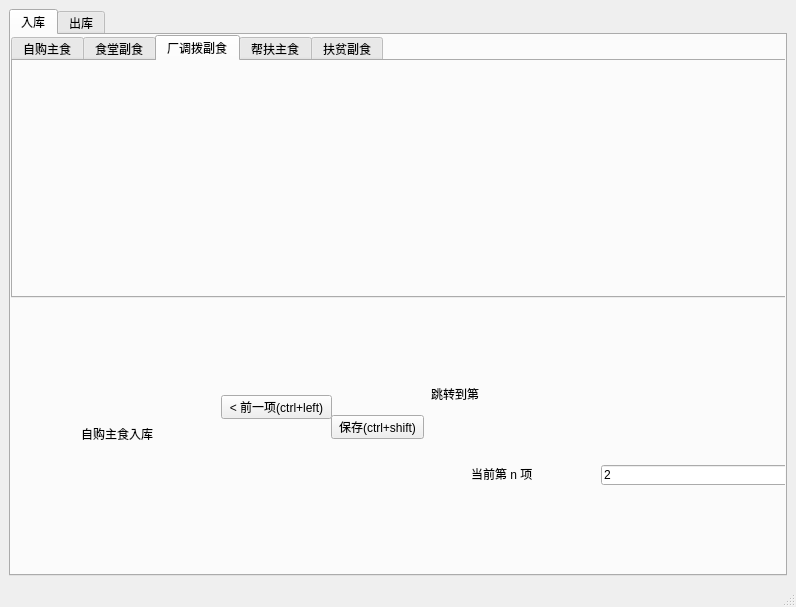
<?xml version="1.0" encoding="UTF-8"?>
<ui version="4.0">
 <class>mainWindow</class>
 <widget class="QMainWindow" name="mainWindow">
  <property name="geometry">
   <rect>
    <x>0</x>
    <y>0</y>
    <width>796</width>
    <height>607</height>
   </rect>
  </property>
  <property name="windowTitle">
   <string>仓库管理系统v1.0</string>
  </property>
  <widget class="QWidget" name="centralwidget">
   <layout class="QVBoxLayout" name="verticalLayout_2">
    <item>
     <widget class="QTabWidget" name="tabWidget">
      <property name="currentIndex">
       <number>0</number>
      </property>
      <widget class="QWidget" name="tab">
       <attribute name="title">
        <string>入库</string>
       </attribute>
       <widget class="QTabWidget" name="tabWidget_2">
        <property name="geometry">
         <rect>
          <x>0</x>
          <y>0</y>
          <width>1008</width>
          <height>263</height>
         </rect>
        </property>
        <property name="currentIndex">
         <number>2</number>
        </property>
        <widget class="QWidget" name="tab_3">
         <attribute name="title">
          <string>自购主食</string>
         </attribute>
         <layout class="QHBoxLayout" name="horizontalLayout">
          <item>
           <layout class="QFormLayout" name="formLayout">
            <item row="1" column="0">
             <widget class="QLabel" name="date">
              <property name="text">
               <string>日期</string>
              </property>
             </widget>
            </item>
            <item row="1" column="1">
             <widget class="QLineEdit" name="date_2">
              <property name="text">
               <string>2025/4/21(自动获取)</string>
              </property>
             </widget>
            </item>
            <item row="2" column="0">
             <widget class="QLabel" name="foodType">
              <property name="text">
               <string>类别</string>
              </property>
             </widget>
            </item>
            <item row="2" column="1">
             <widget class="QLineEdit" name="foodType"/>
            </item>
            <item row="3" column="0">
             <widget class="QLabel" name="name">
              <property name="text">
               <string>品名</string>
              </property>
             </widget>
            </item>
            <item row="3" column="1">
             <widget class="QLineEdit" name="name"/>
            </item>
            <item row="5" column="0">
             <widget class="QLabel" name="info">
              <property name="text">
               <string>备注</string>
              </property>
             </widget>
            </item>
            <item row="5" column="1">
             <widget class="QLineEdit" name="info"/>
            </item>
            <item row="6" column="0">
             <widget class="QLabel" name="amount">
              <property name="text">
               <string>金额</string>
              </property>
             </widget>
            </item>
            <item row="6" column="1">
             <widget class="QLineEdit" name="amount"/>
            </item>
            <item row="7" column="0">
             <widget class="QLabel" name="Label">
              <property name="text">
               <string>数量</string>
              </property>
             </widget>
            </item>
            <item row="7" column="1">
             <widget class="QLineEdit" name="LineEdit"/>
            </item>
            <item row="8" column="0">
             <widget class="QLabel" name="Label_2">
              <property name="text">
               <string>单价</string>
              </property>
             </widget>
            </item>
            <item row="8" column="1">
             <widget class="QLineEdit" name="LineEdit_2"/>
            </item>
            <item row="9" column="0">
             <widget class="QLabel" name="Label_3">
              <property name="text">
               <string>计量单位</string>
              </property>
             </widget>
            </item>
            <item row="9" column="1">
             <widget class="QLineEdit" name="LineEdit_3"/>
            </item>
           </layout>
          </item>
          <item>
           <widget class="QPushButton" name="pushButton_4">
            <property name="text">
             <string>保存(ctrl+shift+&gt;)</string>
            </property>
           </widget>
          </item>
          <item>
           <widget class="QPushButton" name="pushButton_2">
            <property name="text">
             <string>&gt; 后一项(ctrl+right)</string>
            </property>
           </widget>
          </item>
         </layout>
        </widget>
        <widget class="QWidget" name="tab_4">
         <attribute name="title">
          <string>食堂副食</string>
         </attribute>
        </widget>
        <widget class="QWidget" name="tab_7">
         <attribute name="title">
          <string>厂调拨副食</string>
         </attribute>
        </widget>
        <widget class="QWidget" name="tab_8">
         <attribute name="title">
          <string>帮扶主食</string>
         </attribute>
        </widget>
        <widget class="QWidget" name="tab_9">
         <attribute name="title">
          <string>扶贫副食</string>
         </attribute>
        </widget>
       </widget>
       <widget class="QLabel" name="label_3">
        <property name="geometry">
         <rect>
          <x>70</x>
          <y>290</y>
          <width>72</width>
          <height>217</height>
         </rect>
        </property>
        <property name="text">
         <string>自购主食入库</string>
        </property>
       </widget>
       <widget class="QPushButton" name="pushButton">
        <property name="geometry">
         <rect>
          <x>210</x>
          <y>360</y>
          <width>111</width>
          <height>24</height>
         </rect>
        </property>
        <property name="text">
         <string>&lt; 前一项(ctrl+left)</string>
        </property>
       </widget>
       <widget class="QLabel" name="label">
        <property name="geometry">
         <rect>
          <x>460</x>
          <y>330</y>
          <width>63</width>
          <height>217</height>
         </rect>
        </property>
        <property name="text">
         <string>当前第 n 项</string>
        </property>
       </widget>
       <widget class="QPushButton" name="pushButton_3">
        <property name="geometry">
         <rect>
          <x>320</x>
          <y>380</y>
          <width>93</width>
          <height>24</height>
         </rect>
        </property>
        <property name="text">
         <string>保存(ctrl+shift)</string>
        </property>
       </widget>
       <widget class="QLineEdit" name="lineEdit">
        <property name="geometry">
         <rect>
          <x>590</x>
          <y>430</y>
          <width>341</width>
          <height>20</height>
         </rect>
        </property>
        <property name="text">
         <string>2</string>
        </property>
       </widget>
       <widget class="QLabel" name="label_2">
        <property name="geometry">
         <rect>
          <x>420</x>
          <y>250</y>
          <width>48</width>
          <height>217</height>
         </rect>
        </property>
        <property name="text">
         <string>跳转到第</string>
        </property>
       </widget>
      </widget>
      <widget class="QWidget" name="tab_2">
       <attribute name="title">
        <string>出库</string>
       </attribute>
       <widget class="QTabWidget" name="tabWidget_3">
        <property name="geometry">
         <rect>
          <x>0</x>
          <y>0</y>
          <width>781</width>
          <height>531</height>
         </rect>
        </property>
        <property name="currentIndex">
         <number>0</number>
        </property>
        <widget class="QWidget" name="tab_5">
         <attribute name="title">
          <string>自购主食</string>
         </attribute>
        </widget>
        <widget class="QWidget" name="tab_6">
         <attribute name="title">
          <string>食堂副食</string>
         </attribute>
        </widget>
        <widget class="QWidget" name="tab_10">
         <attribute name="title">
          <string>厂调拨副食</string>
         </attribute>
        </widget>
        <widget class="QWidget" name="tab_11">
         <attribute name="title">
          <string>帮扶主食</string>
         </attribute>
        </widget>
        <widget class="QWidget" name="tab_12">
         <attribute name="title">
          <string>扶贫副食</string>
         </attribute>
        </widget>
       </widget>
      </widget>
     </widget>
    </item>
   </layout>
  </widget>
  <widget class="QStatusBar" name="statusbar"/>
  <action name="actionsave">
   <property name="text">
    <string>save</string>
   </property>
  </action>
 </widget>
 <resources/>
 <connections/>
</ui>
